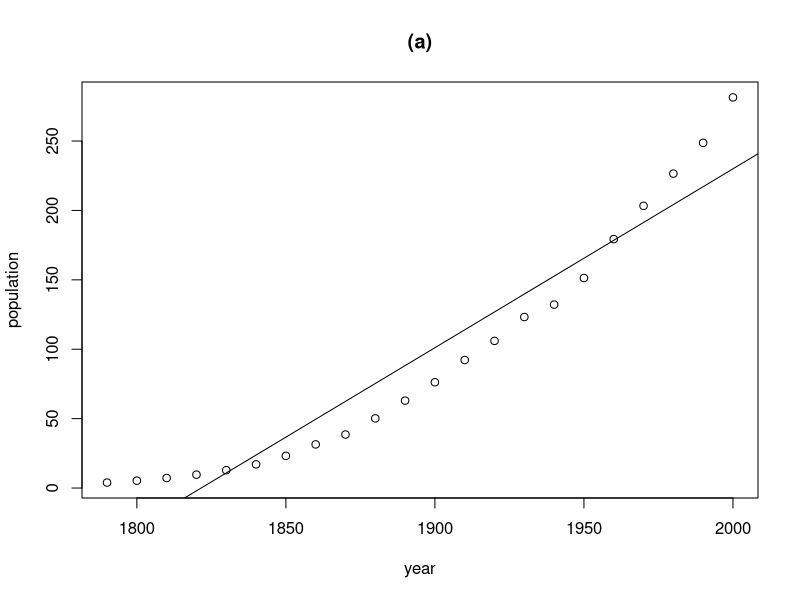
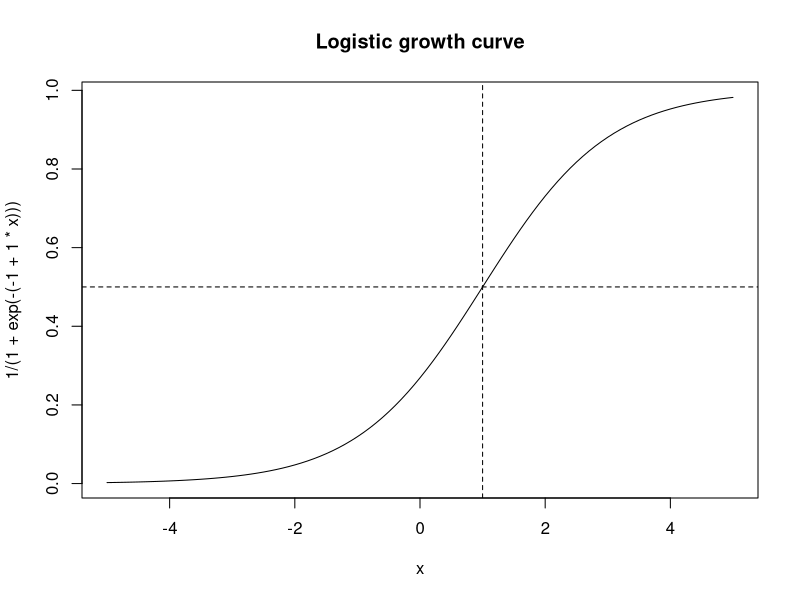
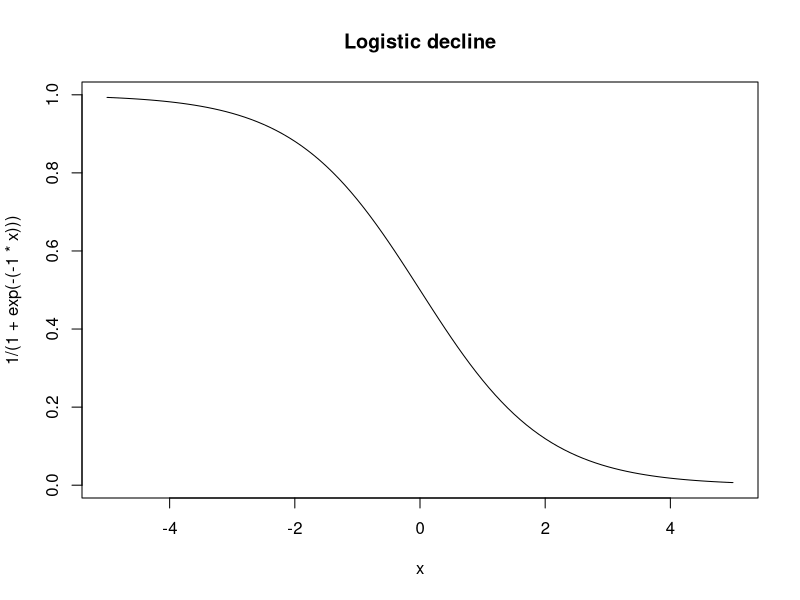
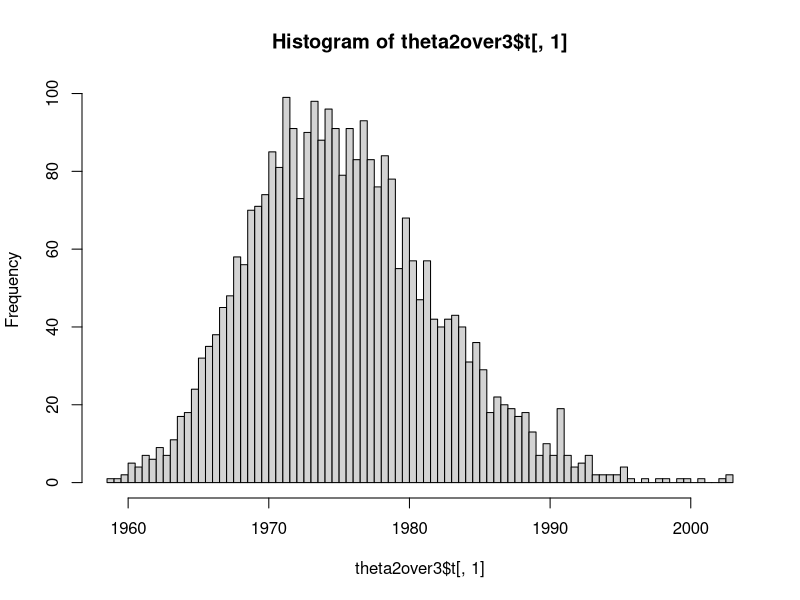
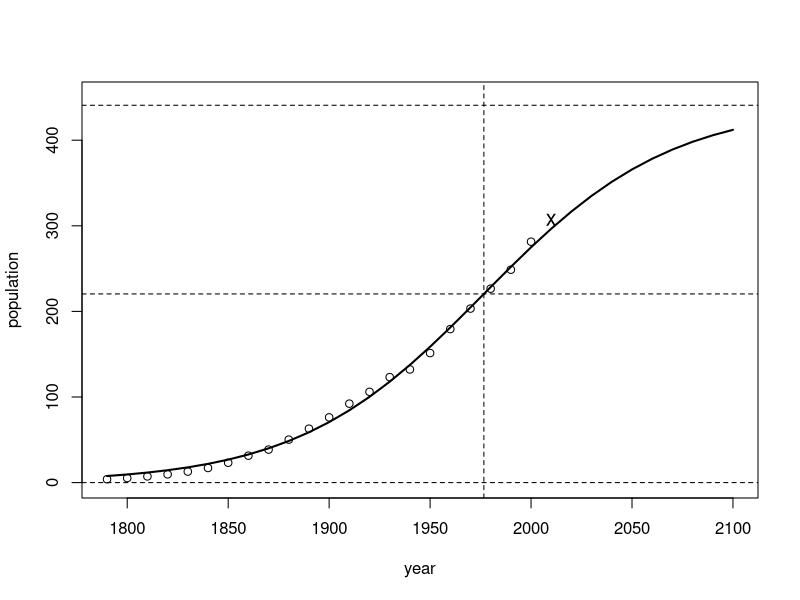
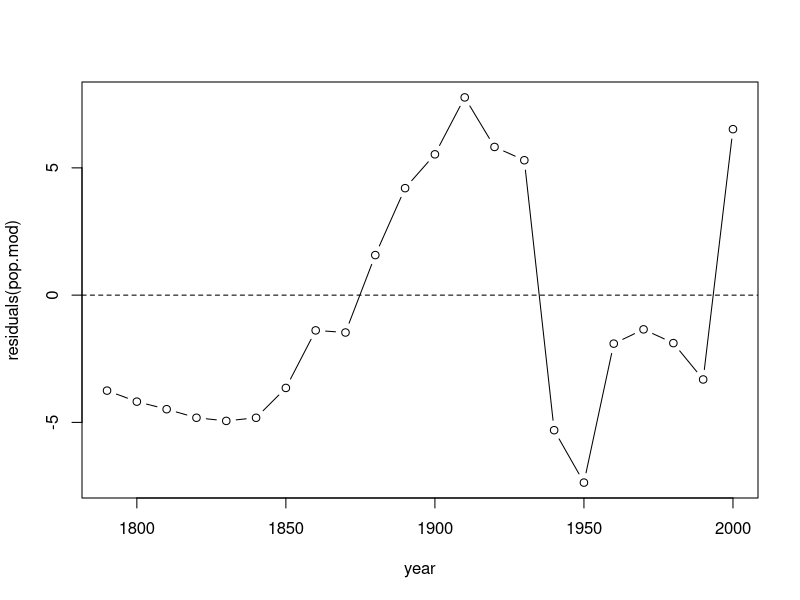
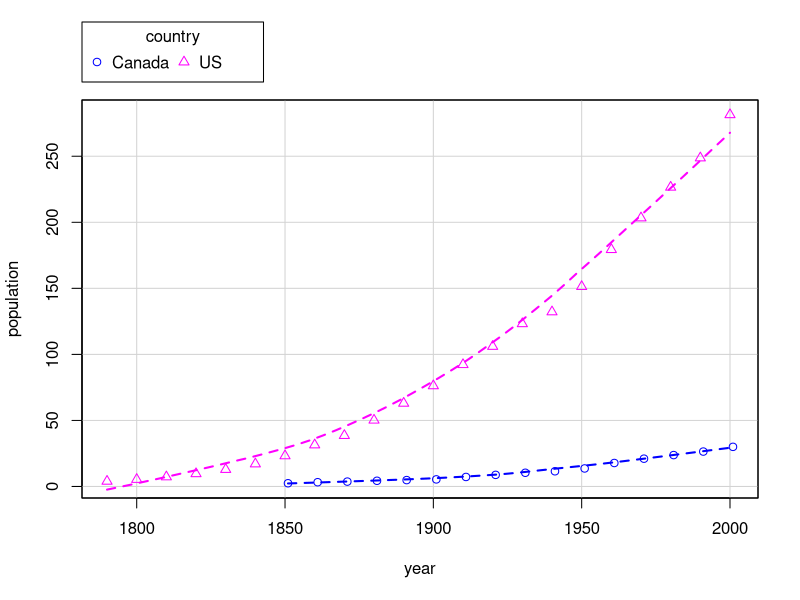
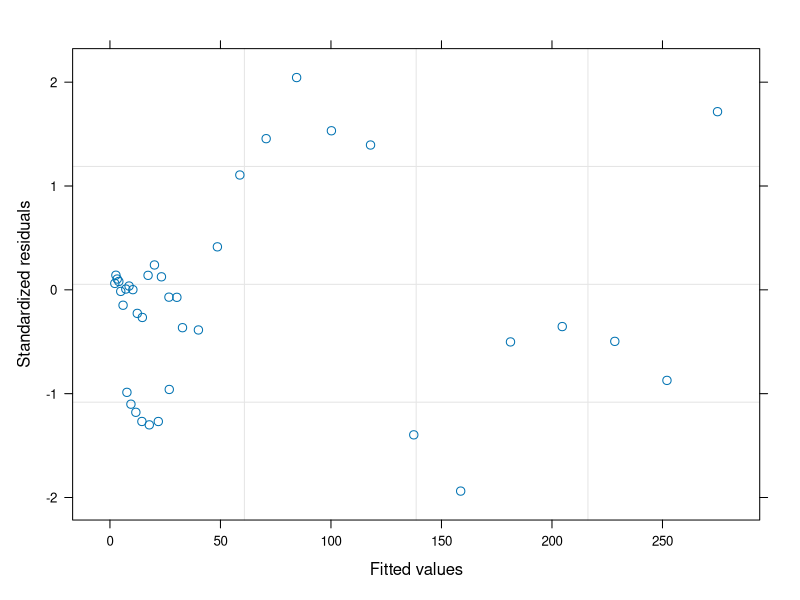

Recreate these plots in R, in order. (Note: this script raises an error after producing the figures.)
#Code Based on
#Nonlinear Regression Fox and Weisberg (2010)
#with modifications by Emilio A. Laca (2013)

##-------------------------------------------------------##
## An R Companion to Applied Regression, Second Edition  ##
##    Script for Appendix on Nonlinear  Regression       ##
##                                                       ##
##    John Fox and Sanford Weisberg                      ##
##    Sage Publications, 2011                            ##
##-------------------------------------------------------##

if (exists(".options")) options(.options)
options(width=80,show.signif.stars=FALSE,digits=4,scipen=1)

library(car)
plot(population ~ year, data=USPop, main="(a)")
abline(lm(population ~ year, data=USPop))

#
curve(1/(1+exp(-(-1 + 1*x))), from=-5, to=5, main="Logistic growth curve")
abline(h=1/2, lty=2)
abline(v=1, lty=2)
curve(1/(1+exp(-( - 1*x))), from=-5, to=5, main="Logistic decline")

# The nls() function is used for nonlinear regression without random effects or problematic residuals.
args(nls)
args(nls.control)
lm(logit(population/400) ~ year, USPop)
pop.mod <- nls(population ~ theta1/(1 + exp(-(theta2 + theta3*year))),
               start=list(theta1 = 400, theta2 = -49, theta3 = 0.025),
               data=USPop, trace=FALSE)
summary(pop.mod)
deltaMethod(pop.mod, "-theta2/theta3")
pop.mod <- update(pop.mod, trace=FALSE) # suppress trace

confint(pop.mod) #runs additional calculations to get CI's for parameters
##=========== application of bootstrapping ====================
#compare to bootstrapping results (ignoring autocorrelation of residuals)
library(boot)
boot.nls <- function(data, my.start, i) {
  data$pop.i <- data$pred + data$res[i]
  nls.i <- nls(pop.i ~ theta1/(1 + exp(-(theta2 + theta3*year))), start=my.start, data=data)
  -coef(nls.i)[2]/coef(nls.i)[3]
}
bdata <- cbind(USPop, "res"=residuals(pop.mod), "pred"=fitted(pop.mod))
theta2over3 <- boot(bdata,boot.nls,R=3000, my.start=list(theta1 = 400, theta2 = -49, theta3 = 0.025))
boot.ci(theta2over3, type="bca") # asymmetric
mean(theta2over3$t[,1])
hist(theta2over3$t[,1], breaks=80)
##===========END application of bootstrapping ====================


plot(population ~ year, USPop, xlim=c(1790, 2100), ylim=c(0,450))
with(USPop, lines(seq(1790, 2100, by=10),
                  predict(pop.mod, data.frame(year=seq(1790, 2100, by=10))), lwd=2))
points(2010, 307, pch="x", cex=1.3)
abline(h=0, lty=2)
abline(h=coef(pop.mod)[1], lty=2)
abline(h=.5*coef(pop.mod)[1], lty=2)
abline(v= -coef(pop.mod)[2]/coef(pop.mod)[3], lty=2)
with(USPop, plot(year, residuals(pop.mod), type='b'))
abline(h=0, lty=2)
pop.ss <- nls(population ~ SSlogis(year, phi1, phi2, phi3), data=USPop)
summary(pop.ss)
deltaMethod(pop.mod, "1/theta3")
USPop$decade <- (USPop$year - 1790)/10
(pop.ss.rescaled <- nls(population ~ SSlogis(decade, nu1, nu2, nu3), data=USPop))

set.seed(12345) # for repeatability
out4 <- bootCase(pop.ss, B=999)
data.frame(summary(pop.ss)$coef[,1:2],
           bootMean=apply(out4,2,mean), bootSD=apply(out4,2,sd))

Data <- data.frame(rbind(data.frame(country="US", USPop[,1:2]),
                         data.frame(country="Canada", CanPop)))
some(Data)
scatterplot(population ~ year|country, data=Data, box=FALSE,
            reg=FALSE)
library(nlme)
m.list <- nlsList(population ~ SSlogis(year, phi1, phi2, phi3)|country,
                  pool=FALSE, data=Data)
summary(m.list)
(sds <- sapply(m.list, sigmaHat))
(betas <- lapply(m.list, coef))
(vars  <- lapply(m.list, vcov))
(betas <- unlist(betas))
zero <- matrix(0, nrow=3, ncol=3)
(var <- rbind( cbind(vars[[1]], zero), cbind(zero, vars[[2]])))
deltaMethod(betas, "US.phi3 - Canada.phi3", vcov=var)
deltaMethod(betas, "US.phi2 - Canada.phi2", vcov=var)
w <- ifelse(Data$country=="Canada", (sds[1]/sds[2])^2, 1)

#============ nlme() and ngls() =================
# Better method to do nonlinear models with nonlinear parameters that depend on categorical variables

# gnls() fits a nonlinear model using generalized least squares. The errors are allowed to be correlated and/or have unequal variances.
help(gnls)

gnls1 <- gnls(population ~ SSlogis(year, Asym, xmid, scal), data = Data,
              Asym + xmid + scal ~ country,
              start = c(400,-200,1975,30,40,5))
summary(gnls1)
plot(gnls1)
plot(fitted(gnls1)[Data$country=="US"],residuals(gnls1)[Data$country=="US"], col="blue")
points(fitted(gnls1)[Data$country=="Canada"],residuals(gnls1)[Data$country=="Canada"], col="red")
# autocorrelation and heterogeneity of variance suspected
plot(ACF(gnls1), alpha=0.01)

gnls2 <- update(gnls1, weights=varIdent(form=~country), corr=corAR1())
plot(ACF(gnls2, type="n"), alpha=0.01)

gnls3 <- update(gnls1, weights=varIdent(form=~country), corr=corARMA(p=0,q=5))
plot(ACF(gnls3, type="n"), alpha=0.01)

plot(Variogram(gnls1,form=~year,maxDist=100))

gnls4 <- update(gnls1, weights=varIdent(form=~country), corr=corSpher(form=~year))
plot(ACF(gnls4, type="n"), alpha=0.01)


plot(fitted(gnls2)[Data$country=="US"],residuals(gnls2, type="n")[Data$country=="US"], col="blue")
points(fitted(gnls2)[Data$country=="Canada"],residuals(gnls2, type="n")[Data$country=="Canada"], col="red")

#============ END nlme() and ngls() =================